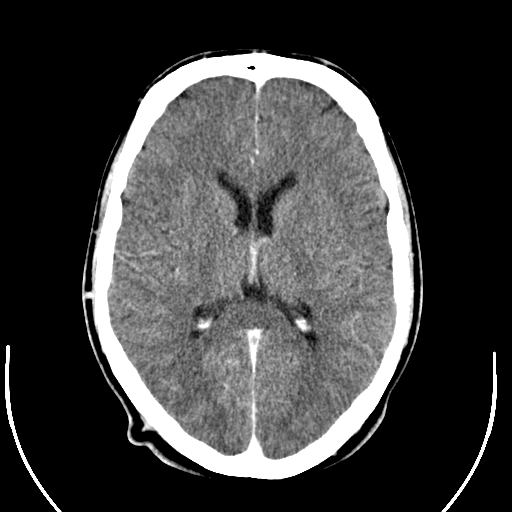
#> input picture source_code/assets/images/head.pgm, 512 x 512 px
$ python rescale.py
#> lines starting #> are read from the running program, lines starting #| are printed output that depends on the picture
import matplotlib.pyplot as plt
import skimage
import skimage.io
from skimage.transform import rescale, resize, downscale_local_mean

# [17 lines of commented-out code are left out]

image_path = f'assets/images/head.pgm'
img = skimage.io.imread(image_path)
#> img is the input picture: shape (512, 512); min 0, max 255, mean 64.3
h, w = img.shape
#> h = 512; w = 512
print(h,w)
#| 512 512

for i in [0.25, 0.5, 0.75]:
    image = rescale(img, i, anti_aliasing=True)
    skimage.io.imsave(f'assets/images/head_{int(i*h)}.pgm', image)
#> this loop made 3 passes
#> pass 1, `image = rescale(img, i, anti_aliasing=True)`:
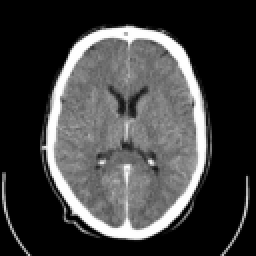
#> image: shape (128, 128) float64 (shown 2 times larger); min 0, max 1, mean 0.252
#> pass 2, `image = rescale(img, i, anti_aliasing=True)`:
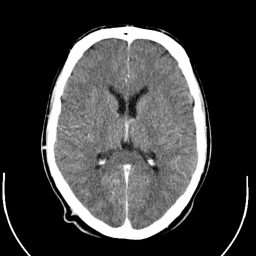
#> image: shape (256, 256) float64; min 0, max 1, mean 0.252
